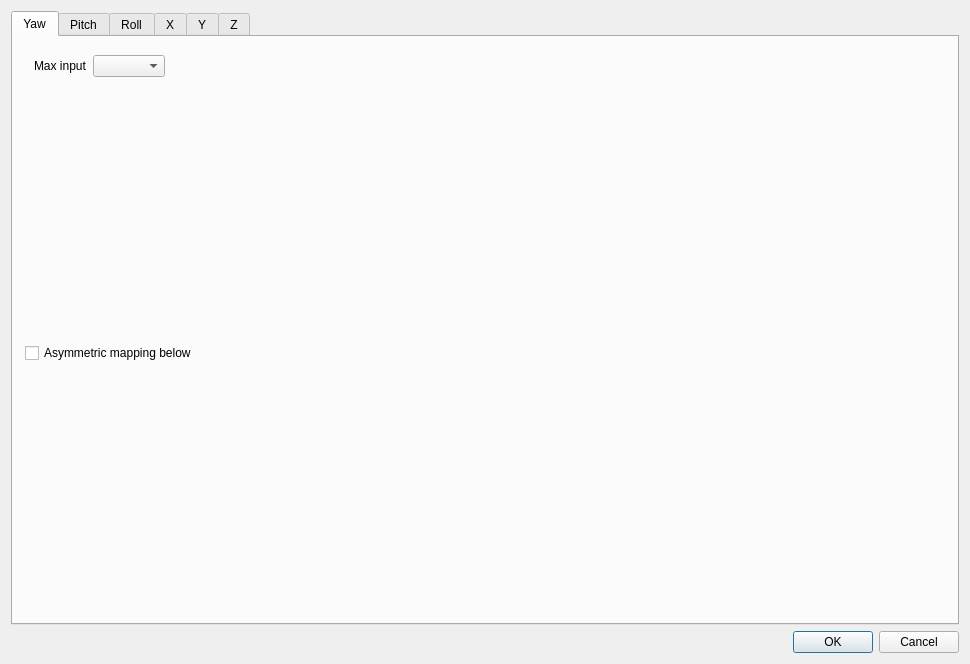
<?xml version="1.0" encoding="UTF-8"?>
<ui version="4.0">
 <class>mapping_dialog</class>
 <widget class="QWidget" name="mapping_dialog">
  <property name="geometry">
   <rect>
    <x>0</x>
    <y>0</y>
    <width>970</width>
    <height>664</height>
   </rect>
  </property>
  <property name="sizePolicy">
   <sizepolicy hsizetype="Preferred" vsizetype="Preferred">
    <horstretch>0</horstretch>
    <verstretch>0</verstretch>
   </sizepolicy>
  </property>
  <property name="minimumSize">
   <size>
    <width>970</width>
    <height>664</height>
   </size>
  </property>
  <property name="windowTitle">
   <string>Mapping properties</string>
  </property>
  <property name="windowIcon">
   <iconset>
    <normaloff>images/bluetrack.png</normaloff>images/bluetrack.png</iconset>
  </property>
  <property name="layoutDirection">
   <enum>Qt::LeftToRight</enum>
  </property>
  <layout class="QVBoxLayout" name="verticalLayout">
   <item>
    <widget class="QTabWidget" name="tabWidget">
     <property name="tabPosition">
      <enum>QTabWidget::North</enum>
     </property>
     <property name="currentIndex">
      <number>0</number>
     </property>
     <widget class="QWidget" name="tabWidgetPage1">
      <attribute name="title">
       <string>Yaw</string>
      </attribute>
      <layout class="QVBoxLayout" name="verticalLayout_2">
       <property name="leftMargin">
        <number>12</number>
       </property>
       <property name="rightMargin">
        <number>12</number>
       </property>
       <item>
        <widget class="QFrame" name="frame">
         <property name="sizePolicy">
          <sizepolicy hsizetype="Maximum" vsizetype="Maximum">
           <horstretch>0</horstretch>
           <verstretch>0</verstretch>
          </sizepolicy>
         </property>
         <property name="frameShape">
          <enum>QFrame::NoFrame</enum>
         </property>
         <layout class="QHBoxLayout" name="horizontalLayout">
          <item>
           <widget class="QLabel" name="label1">
            <property name="sizePolicy">
             <sizepolicy hsizetype="Maximum" vsizetype="Maximum">
              <horstretch>0</horstretch>
              <verstretch>0</verstretch>
             </sizepolicy>
            </property>
            <property name="text">
             <string>Max input</string>
            </property>
           </widget>
          </item>
          <item>
           <widget class="QComboBox" name="max_yaw_rotation">
            <property name="sizePolicy">
             <sizepolicy hsizetype="Maximum" vsizetype="Maximum">
              <horstretch>0</horstretch>
              <verstretch>0</verstretch>
             </sizepolicy>
            </property>
           </widget>
          </item>
         </layout>
        </widget>
       </item>
       <item>
        <widget class="spline_widget" name="rxconfig" native="true">
         <property name="colorBezier" stdset="0">
          <color>
           <red>255</red>
           <green>0</green>
           <blue>0</blue>
          </color>
         </property>
        </widget>
       </item>
       <item>
        <widget class="QCheckBox" name="rx_altp">
         <property name="text">
          <string>Asymmetric mapping below</string>
         </property>
        </widget>
       </item>
       <item>
        <widget class="spline_widget" name="rxconfig_alt" native="true">
         <property name="colorBezier" stdset="0">
          <color>
           <red>255</red>
           <green>0</green>
           <blue>0</blue>
          </color>
         </property>
        </widget>
       </item>
      </layout>
     </widget>
     <widget class="QWidget" name="tabWidgetPage2">
      <attribute name="title">
       <string>Pitch</string>
      </attribute>
      <layout class="QVBoxLayout" name="verticalLayout_3">
       <property name="leftMargin">
        <number>12</number>
       </property>
       <property name="rightMargin">
        <number>12</number>
       </property>
       <item>
        <widget class="QFrame" name="frame_2">
         <property name="sizePolicy">
          <sizepolicy hsizetype="Maximum" vsizetype="Maximum">
           <horstretch>0</horstretch>
           <verstretch>0</verstretch>
          </sizepolicy>
         </property>
         <property name="frameShape">
          <enum>QFrame::NoFrame</enum>
         </property>
         <layout class="QHBoxLayout" name="horizontalLayout_2">
          <item>
           <widget class="QLabel" name="label_2">
            <property name="sizePolicy">
             <sizepolicy hsizetype="Maximum" vsizetype="Maximum">
              <horstretch>0</horstretch>
              <verstretch>0</verstretch>
             </sizepolicy>
            </property>
            <property name="text">
             <string>Max input</string>
            </property>
           </widget>
          </item>
          <item>
           <widget class="QComboBox" name="max_pitch_rotation">
            <property name="sizePolicy">
             <sizepolicy hsizetype="Maximum" vsizetype="Maximum">
              <horstretch>0</horstretch>
              <verstretch>0</verstretch>
             </sizepolicy>
            </property>
           </widget>
          </item>
          <item>
           <widget class="QLabel" name="label">
            <property name="text">
             <string>Max output</string>
            </property>
           </widget>
          </item>
          <item>
           <widget class="QComboBox" name="max_pitch_output">
            <item>
             <property name="text">
              <string>180°</string>
             </property>
            </item>
            <item>
             <property name="text">
              <string>90°</string>
             </property>
            </item>
           </widget>
          </item>
         </layout>
        </widget>
       </item>
       <item>
        <widget class="spline_widget" name="ryconfig" native="true">
         <property name="colorBezier" stdset="0">
          <color>
           <red>0</red>
           <green>255</green>
           <blue>0</blue>
          </color>
         </property>
        </widget>
       </item>
       <item>
        <widget class="QCheckBox" name="ry_altp">
         <property name="text">
          <string>Asymmetric mapping below</string>
         </property>
        </widget>
       </item>
       <item>
        <widget class="spline_widget" name="ryconfig_alt" native="true">
         <property name="colorBezier" stdset="0">
          <color>
           <red>0</red>
           <green>255</green>
           <blue>0</blue>
          </color>
         </property>
        </widget>
       </item>
      </layout>
     </widget>
     <widget class="QWidget" name="tabWidgetPage3">
      <attribute name="title">
       <string>Roll</string>
      </attribute>
      <layout class="QVBoxLayout" name="verticalLayout_4">
       <property name="leftMargin">
        <number>12</number>
       </property>
       <property name="rightMargin">
        <number>12</number>
       </property>
       <item>
        <widget class="QFrame" name="frame_3">
         <property name="sizePolicy">
          <sizepolicy hsizetype="Maximum" vsizetype="Maximum">
           <horstretch>0</horstretch>
           <verstretch>0</verstretch>
          </sizepolicy>
         </property>
         <property name="frameShape">
          <enum>QFrame::NoFrame</enum>
         </property>
         <layout class="QHBoxLayout" name="horizontalLayout_4">
          <item>
           <widget class="QLabel" name="label_4">
            <property name="sizePolicy">
             <sizepolicy hsizetype="Maximum" vsizetype="Maximum">
              <horstretch>0</horstretch>
              <verstretch>0</verstretch>
             </sizepolicy>
            </property>
            <property name="text">
             <string>Max input</string>
            </property>
           </widget>
          </item>
          <item>
           <widget class="QComboBox" name="max_roll_rotation">
            <property name="sizePolicy">
             <sizepolicy hsizetype="Maximum" vsizetype="Maximum">
              <horstretch>0</horstretch>
              <verstretch>0</verstretch>
             </sizepolicy>
            </property>
           </widget>
          </item>
         </layout>
        </widget>
       </item>
       <item>
        <widget class="spline_widget" name="rzconfig" native="true">
         <property name="colorBezier" stdset="0">
          <color>
           <red>0</red>
           <green>0</green>
           <blue>255</blue>
          </color>
         </property>
        </widget>
       </item>
       <item>
        <widget class="QCheckBox" name="rz_altp">
         <property name="text">
          <string>Asymmetric mapping below</string>
         </property>
        </widget>
       </item>
       <item>
        <widget class="spline_widget" name="rzconfig_alt" native="true">
         <property name="colorBezier" stdset="0">
          <color>
           <red>0</red>
           <green>0</green>
           <blue>255</blue>
          </color>
         </property>
        </widget>
       </item>
      </layout>
      <zorder>rzconfig</zorder>
      <zorder>rz_altp</zorder>
      <zorder>rzconfig_alt</zorder>
      <zorder>frame_3</zorder>
     </widget>
     <widget class="QWidget" name="tabWidgetPage4">
      <attribute name="title">
       <string>X</string>
      </attribute>
      <layout class="QVBoxLayout" name="verticalLayout_5">
       <property name="leftMargin">
        <number>12</number>
       </property>
       <property name="rightMargin">
        <number>12</number>
       </property>
       <item>
        <widget class="QFrame" name="frame444">
         <property name="sizePolicy">
          <sizepolicy hsizetype="Maximum" vsizetype="Maximum">
           <horstretch>0</horstretch>
           <verstretch>0</verstretch>
          </sizepolicy>
         </property>
         <property name="frameShape">
          <enum>QFrame::NoFrame</enum>
         </property>
         <layout class="QHBoxLayout" name="horizontalLayout444">
          <item>
           <widget class="QLabel" name="label4">
            <property name="sizePolicy">
             <sizepolicy hsizetype="Maximum" vsizetype="Maximum">
              <horstretch>0</horstretch>
              <verstretch>0</verstretch>
             </sizepolicy>
            </property>
            <property name="text">
             <string>Max input</string>
            </property>
           </widget>
          </item>
          <item>
           <widget class="QComboBox" name="max_x_translation">
            <property name="sizePolicy">
             <sizepolicy hsizetype="Maximum" vsizetype="Maximum">
              <horstretch>0</horstretch>
              <verstretch>0</verstretch>
             </sizepolicy>
            </property>
           </widget>
          </item>
         </layout>
        </widget>
       </item>
       <item>
        <widget class="spline_widget" name="txconfig" native="true">
         <property name="colorBezier" stdset="0">
          <color>
           <red>255</red>
           <green>0</green>
           <blue>255</blue>
          </color>
         </property>
        </widget>
       </item>
       <item>
        <widget class="QCheckBox" name="tx_altp">
         <property name="text">
          <string>Asymmetric mapping below</string>
         </property>
        </widget>
       </item>
       <item>
        <widget class="spline_widget" name="txconfig_alt" native="true">
         <property name="colorBezier" stdset="0">
          <color>
           <red>255</red>
           <green>0</green>
           <blue>255</blue>
          </color>
         </property>
        </widget>
       </item>
      </layout>
     </widget>
     <widget class="QWidget" name="tabWidgetPage5">
      <attribute name="title">
       <string>Y</string>
      </attribute>
      <layout class="QVBoxLayout" name="verticalLayout_6">
       <property name="leftMargin">
        <number>12</number>
       </property>
       <property name="rightMargin">
        <number>12</number>
       </property>
       <item>
        <widget class="QFrame" name="frame555">
         <property name="sizePolicy">
          <sizepolicy hsizetype="Maximum" vsizetype="Maximum">
           <horstretch>0</horstretch>
           <verstretch>0</verstretch>
          </sizepolicy>
         </property>
         <property name="frameShape">
          <enum>QFrame::NoFrame</enum>
         </property>
         <layout class="QHBoxLayout" name="horizontalLayout555">
          <item>
           <widget class="QLabel" name="label5">
            <property name="sizePolicy">
             <sizepolicy hsizetype="Maximum" vsizetype="Maximum">
              <horstretch>0</horstretch>
              <verstretch>0</verstretch>
             </sizepolicy>
            </property>
            <property name="text">
             <string>Max input</string>
            </property>
           </widget>
          </item>
          <item>
           <widget class="QComboBox" name="max_y_translation">
            <property name="sizePolicy">
             <sizepolicy hsizetype="Maximum" vsizetype="Maximum">
              <horstretch>0</horstretch>
              <verstretch>0</verstretch>
             </sizepolicy>
            </property>
           </widget>
          </item>
         </layout>
        </widget>
       </item>
       <item>
        <widget class="spline_widget" name="tyconfig" native="true">
         <property name="colorBezier" stdset="0">
          <color>
           <red>255</red>
           <green>255</green>
           <blue>0</blue>
          </color>
         </property>
        </widget>
       </item>
       <item>
        <widget class="QCheckBox" name="ty_altp">
         <property name="text">
          <string>Asymmetric mapping below</string>
         </property>
        </widget>
       </item>
       <item>
        <widget class="spline_widget" name="tyconfig_alt" native="true">
         <property name="colorBezier" stdset="0">
          <color>
           <red>255</red>
           <green>255</green>
           <blue>0</blue>
          </color>
         </property>
        </widget>
       </item>
      </layout>
     </widget>
     <widget class="QWidget" name="tabWidgetPage6">
      <attribute name="title">
       <string>Z</string>
      </attribute>
      <layout class="QVBoxLayout" name="verticalLayout_7">
       <property name="leftMargin">
        <number>12</number>
       </property>
       <property name="rightMargin">
        <number>12</number>
       </property>
       <item>
        <widget class="QFrame" name="frame666">
         <property name="sizePolicy">
          <sizepolicy hsizetype="Maximum" vsizetype="Maximum">
           <horstretch>0</horstretch>
           <verstretch>0</verstretch>
          </sizepolicy>
         </property>
         <property name="frameShape">
          <enum>QFrame::NoFrame</enum>
         </property>
         <layout class="QHBoxLayout" name="horizontalLayout666">
          <item>
           <widget class="QLabel" name="label6">
            <property name="sizePolicy">
             <sizepolicy hsizetype="Maximum" vsizetype="Maximum">
              <horstretch>0</horstretch>
              <verstretch>0</verstretch>
             </sizepolicy>
            </property>
            <property name="text">
             <string>Max input</string>
            </property>
           </widget>
          </item>
          <item>
           <widget class="QComboBox" name="max_z_translation">
            <property name="sizePolicy">
             <sizepolicy hsizetype="Maximum" vsizetype="Maximum">
              <horstretch>0</horstretch>
              <verstretch>0</verstretch>
             </sizepolicy>
            </property>
           </widget>
          </item>
         </layout>
        </widget>
       </item>
       <item>
        <widget class="spline_widget" name="tzconfig" native="true">
         <property name="colorBezier" stdset="0">
          <color>
           <red>0</red>
           <green>255</green>
           <blue>255</blue>
          </color>
         </property>
        </widget>
       </item>
       <item>
        <widget class="QCheckBox" name="tz_altp">
         <property name="text">
          <string>Asymmetric mapping below</string>
         </property>
        </widget>
       </item>
       <item>
        <widget class="spline_widget" name="tzconfig_alt" native="true">
         <property name="colorBezier" stdset="0">
          <color>
           <red>0</red>
           <green>255</green>
           <blue>255</blue>
          </color>
         </property>
        </widget>
       </item>
      </layout>
     </widget>
    </widget>
   </item>
   <item>
    <widget class="QDialogButtonBox" name="buttonBox">
     <property name="standardButtons">
      <set>QDialogButtonBox::Cancel|QDialogButtonBox::Ok</set>
     </property>
    </widget>
   </item>
  </layout>
 </widget>
 <customwidgets>
  <customwidget>
   <class>spline_widget</class>
   <extends>QWidget</extends>
   <header>spline/spline-widget.hpp</header>
  </customwidget>
 </customwidgets>
 <tabstops>
  <tabstop>tabWidget</tabstop>
  <tabstop>rx_altp</tabstop>
  <tabstop>ry_altp</tabstop>
  <tabstop>rz_altp</tabstop>
  <tabstop>tx_altp</tabstop>
  <tabstop>ty_altp</tabstop>
  <tabstop>tz_altp</tabstop>
 </tabstops>
 <resources/>
 <connections/>
 <slots>
  <slot>startEngineClicked()</slot>
  <slot>stopEngineClicked()</slot>
  <slot>cameraSettingsClicked()</slot>
 </slots>
</ui>
